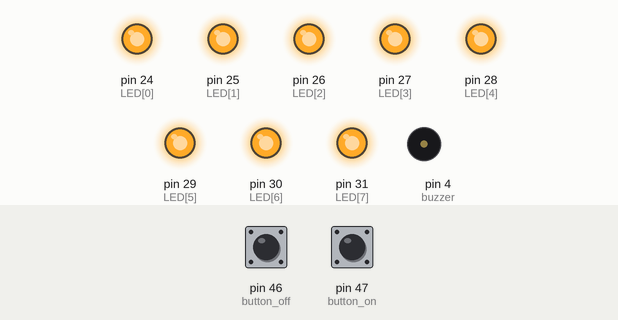
Simulated run of this sketch. Board: Arduino Mega 2560, built with avr-gcc and run on an emulated ATmega2560. Shown: output pins drawn as LEDs (lit = HIGH), buzzer (waves = sounding). The inputs (shaded band) are chosen by the test bench; at power-on: pin 47 (button_on) HIGH, pin 46 (button_off) HIGH.

Above: at 1.2 s.
1.3 s: pin 47 (button_on) pulled LOW for 0.15 s
At 1.62 s:
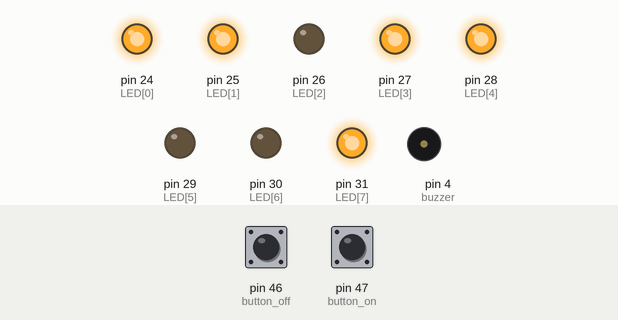
4.3 s: pin 46 (button_off) pulled LOW for 0.15 s
At 4.38 s:
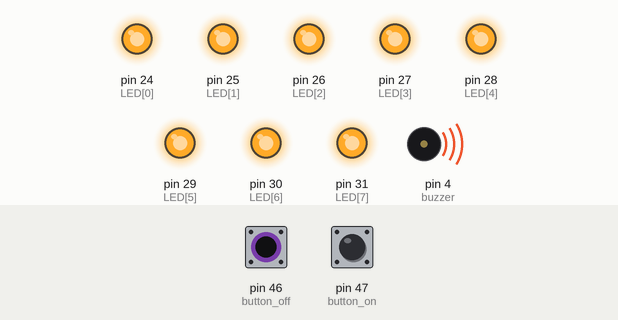
5.9 s: pin 47 (button_on) pulled LOW for 1 s
At 6.7 s:
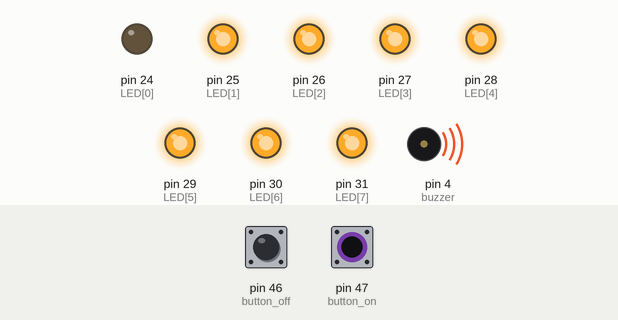
9.9 s: pin 47 (button_on) pulled LOW for 3.2 s
At 13.27 s:
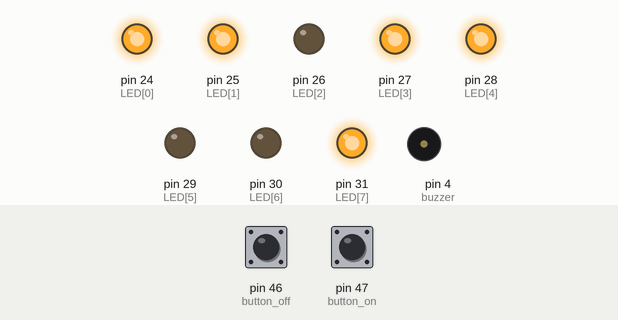
14.6 s: pin 46 (button_off) pulled LOW for 1 s
At 16.6 s:
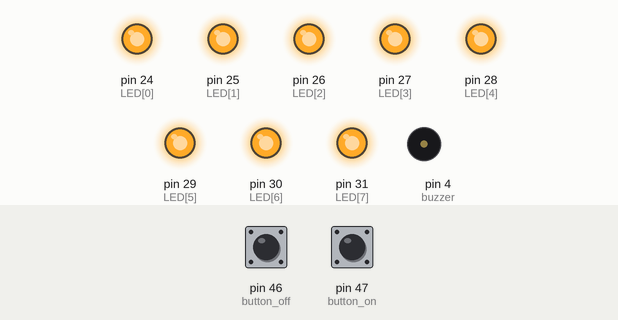
17.1 s: pin 47 (button_on) pulled LOW for 0.15 s
At 17.42 s:
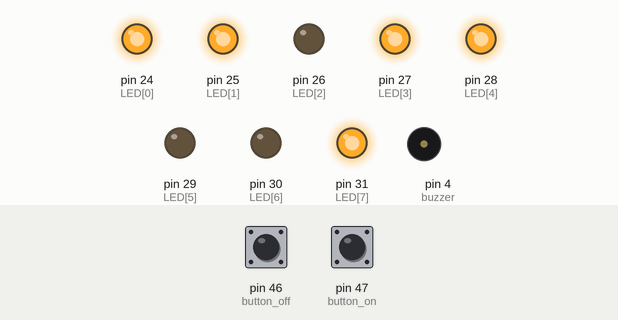
Timing chart, 0 to 20.1 s (numbered marks = the images above; inputs shaded):
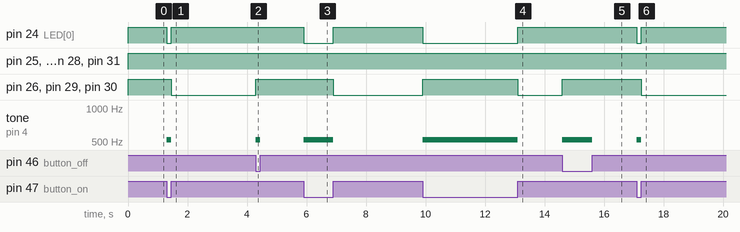

Measured:
- after the input at 1.3 s, pin 24 (LED[0]): HIGH → LOW at once, → HIGH 0.15 s later; pin 26 (LED[2]), pin 29 (LED[5]), pin 30 (LED[6]): HIGH → LOW after 0.15 s; tone on pin 4 (buzzer): silent → 523 Hz at once, → silent 0.15 s later
- after the input at 4.3 s, pin 26 (LED[2]), pin 29 (LED[5]), pin 30 (LED[6]): LOW → HIGH at once; tone on pin 4 (buzzer): silent → 523 Hz at once, → silent 0.15 s later
- after the input at 5.9 s, pin 24 (LED[0]): HIGH → LOW at once, → HIGH 1.0 s later; pin 26 (LED[2]), pin 29 (LED[5]), pin 30 (LED[6]): HIGH → LOW after 1.0 s; tone on pin 4 (buzzer): silent → 523 Hz at once, → silent 1.0 s later
- after the input at 9.9 s, pin 24 (LED[0]): HIGH → LOW at once, → HIGH 3.2 s later; pin 26 (LED[2]), pin 29 (LED[5]), pin 30 (LED[6]): LOW → HIGH at once, → LOW 3.2 s later; tone on pin 4 (buzzer): silent → 523 Hz at once, → silent 3.2 s later
- after the input at 14.6 s, pin 26 (LED[2]), pin 29 (LED[5]), pin 30 (LED[6]): LOW → HIGH at once; tone on pin 4 (buzzer): silent → 523 Hz at once, → silent 1.0 s later
- after the input at 17.1 s, pin 24 (LED[0]): HIGH → LOW at once, → HIGH 0.15 s later; pin 26 (LED[2]), pin 29 (LED[5]), pin 30 (LED[6]): HIGH → LOW after 0.15 s; tone on pin 4 (buzzer): silent → 523 Hz at once, → silent 0.15 s later

The sketch:

origin-pili.ino
```cpp
#define button_on 47
#define button_off 46
#define buzzer 4
int LED[8] = {24, 25, 26, 27, 28, 29, 30, 31};
bool pili_state = false;
int pili_flash_period = 70;
long last_millis;
int pili_count = 0;
bool pili_dir = 0;

void setup() {
  // put your setup code here, to run once:
  pinMode(button_on, INPUT);
  pinMode(button_off, INPUT);
  pinMode(buzzer, OUTPUT);
  for (int i = 0; i < 8; i++) {
    pinMode(LED[i], OUTPUT);
  }
  Serial.begin(9600);
}

void loop() {
  // put your main code here, to run repeatedly:
  if (!digitalRead(button_on) || !digitalRead(button_off)) {
    tone(buzzer, 523);
  }
  else {
    noTone(buzzer);
  }


  if (!digitalRead(button_on)) {
    pili_state = 1;
    pili_count = -1;
    pili_dir = 0;
    last_millis = millis();
  }
  if (!digitalRead(button_off)) {
    pili_state = 0;
  }


  uint8_t pilis_light;
  if (pili_state) {
    bool LED_change = (millis() - last_millis) > pili_flash_period;
    if ((pili_count == -1) || LED_change) {
      pili_count++;
      if (pili_count >= 8) {
        pili_count = 0;
        pili_dir ^= 1;
      }
      if (~pili_dir) {
        pilis_light = 0b00000001 << pili_count;
      }
      if (pili_dir) {
        pilis_light = 0b10000000 >> pili_count;
      }
      last_millis = millis();
    }
  }
  else{
    pilis_light=0;
  }
    for (int i = 0; i < 8; i++) {
      digitalWrite(LED[i], !(0b00000001 & (pilis_light >> i)));
    }
  delay(2);
}
```
